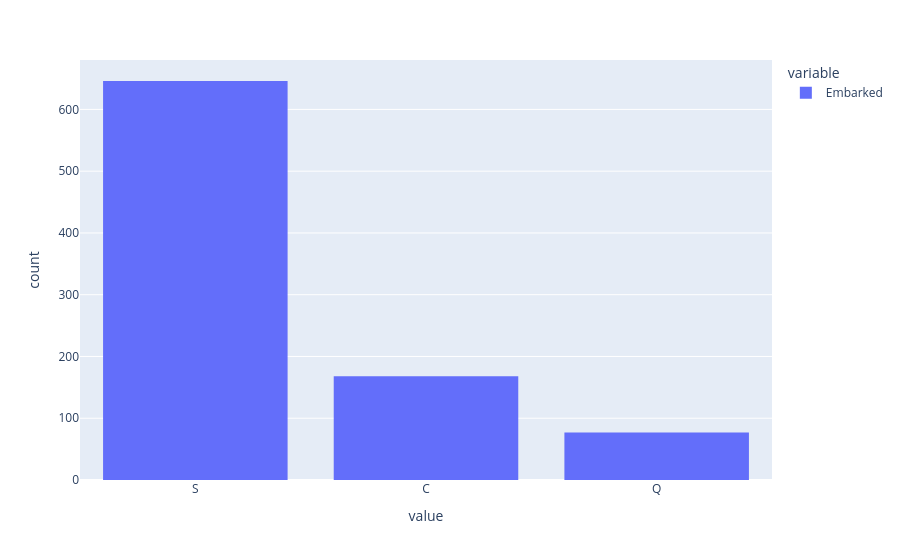

Write notebook code for a chart like this one.
### Markdown cell above
### 4.4 Embarked Port

### Code cell
px.histogram(train['Embarked'])

### Figure 1 — Plotly figure (JSON) as saved in the notebook; plotly's stock layout.template omitted (floating-point values rounded to 4 significant figures; data arrays with more than 128 entries replaced by an {"elided": "..."} marker saying what was removed)
{"data": [{"alignmentgroup": "True", "bingroup": "x", "hovertemplate": "variable=Embarked<br>value=%{x}<br>count=%{y}<extra></extra>", "legendgroup": "Embarked", "marker": {"color": "#636efa", "pattern": {"shape": ""}}, "name": "Embarked", "offsetgroup": "Embarked", "orientation": "v", "showlegend": true, "type": "histogram", "x": {"elided": "891 str values"}, "xaxis": "x", "yaxis": "y"}], "layout": {"barmode": "relative", "legend": {"title": {"text": "variable"}, "tracegroupgap": 0}, "margin": {"t": 60}, "xaxis": {"anchor": "y", "domain": [0.0, 1.0], "title": {"text": "value"}}, "yaxis": {"anchor": "x", "domain": [0.0, 1.0], "title": {"text": "count"}}}}
